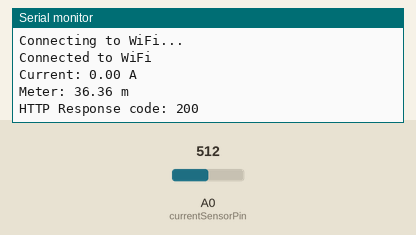
Recording of a sketch running on a simulated ESP8266 (NodeMCU). On the bench: the last lines printed to the serial monitor. The inputs (shaded band) are chosen by the test bench; at power-on: A0 (currentSensorPin) = 512. WiFi joins after 1.5 s; servers stay silent unless stated; uploads are accepted with an empty reply.

Above: at 3.2 s.
3.3 s: A0 (currentSensorPin) set to 900
At 3.37 s:
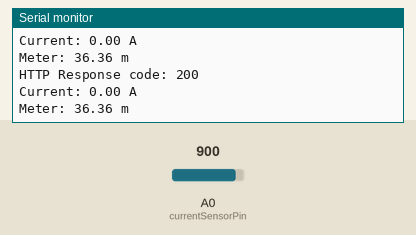
6.5 s: A0 (currentSensorPin) set to 1023
At 7.8 s:
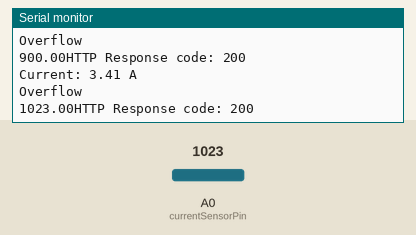
Timing chart, 0 to 9.5 s (numbered marks = the images above; inputs shaded):
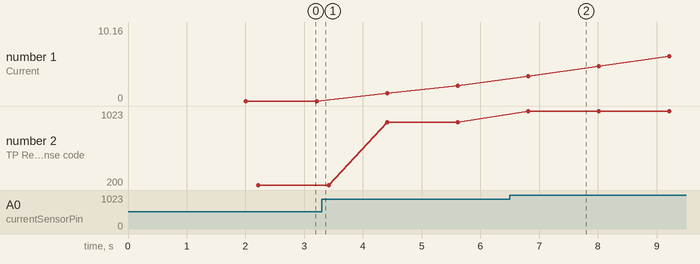

Measured:
- after the input at 6.5 s, the serial monitor: prints a new line after 0.32 s (image 2)
- plotted number 1: 0 → 2.06 after the input at 3.3 s, 2.06 → 10.16 after the input at 6.5 s
- plotted number 2: 200 → 900 after the input at 3.3 s, 900 → 1023 after the input at 6.5 s

The sketch:

ESP_Seepage_Monitoring_System.ino
```cpp
#include <ESP8266WiFi.h>
#include <ESP8266HTTPClient.h>
#include <WiFiClient.h>

const char* ssid = "Your_Wifi";
const char* password = "Your Password";
const char* serverUrl = "http://your_Wifi's_IP:5000/update";

const int currentSensorPin = A0;
const int voltageSensorPin = A0 + 1;
const float currentSensitivity = 0.185;
const float overflowVoltage = 3.96;

const int numReadings = 10;
float currentReadings[numReadings];
int readIndex = 0;
float total = 0;
float averageCurrent = 0;

WiFiClient client;

void setup() {
  Serial.begin(9600);
  WiFi.begin(ssid, password);

  while (WiFi.status() != WL_CONNECTED) {
    delay(1000);
    Serial.println("Connecting to WiFi...");
  }

  Serial.println("Connected to WiFi");

  for (int i = 0; i < numReadings; i++) {
    currentReadings[i] = 0;
  }
}

void loop() {
  int currentSensorValue = analogRead(currentSensorPin);
  float currentVoltage = currentSensorValue * (5.0 / 1023.0);
  float current = (currentVoltage - 2.5) / currentSensitivity;

  total -= currentReadings[readIndex];
  currentReadings[readIndex] = current;
  total += current;
  readIndex = (readIndex + 1) % numReadings;

  averageCurrent = total / numReadings;

  if (abs(averageCurrent) < 0.02) {
    averageCurrent = 0;
  }

  float voltageSensorValue = analogRead(voltageSensorPin);
  float sensorVoltage = voltageSensorValue * (5.0 / 1023.0);
  float meter = (-25.51 * sensorVoltage) + 100.20;

  Serial.print("Current: ");
  Serial.print(averageCurrent);
  Serial.println(" A");

  if (sensorVoltage > overflowVoltage) {
    Serial.println("Overflow");
    Serial.print(voltageSensorValue);
  } else {
    Serial.print("Meter: ");
    Serial.print(meter);
    Serial.println(" m");
  }

  if (WiFi.status() == WL_CONNECTED) {
    HTTPClient http;
    String url = String(serverUrl) + "?current=" + String(averageCurrent) + "&meter=" + String(meter);
    http.begin(client, url);
    int httpResponseCode = http.GET();

    if (httpResponseCode > 0) {
      Serial.print("HTTP Response code: ");
      Serial.println(httpResponseCode);
    } else {
      Serial.print("Error code: ");
      Serial.println(httpResponseCode);
      Serial.println(http.errorToString(httpResponseCode));
    }
    http.end();
  } else {
    Serial.println("WiFi Disconnected");
  }

  delay(1000);
}
```
